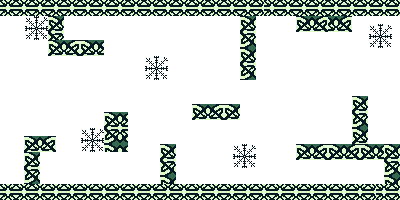

Tiled map render using the project's own tile images. Description and the whole map definition, tile-layer contents included, below:
An orthogonal 50x25 tile map with 8x8 px tiles, 1 tile layer (Tile Layer 1).

<map version="1.9" tiledversion="1.9.1" orientation="orthogonal" renderorder="right-down" width="50" height="25" tilewidth="8" tileheight="8" infinite="0" nextlayerid="2" nextobjectid="1">
 <tileset firstgid="1" source="Sunna Tileset.tsx" />
 <layer id="1" name="Tile Layer 1" width="50" height="25">
  <data encoding="csv">
560,561,560,561,560,561,560,561,560,561,560,561,560,561,560,561,560,561,560,561,560,561,560,561,560,561,560,561,560,561,560,561,560,560,561,560,561,560,561,560,561,560,561,560,561,560,561,560,561,560,
592,593,592,593,592,593,592,593,592,593,592,593,592,593,592,593,592,593,592,593,592,593,592,593,592,593,592,593,592,593,592,593,592,592,593,592,593,592,593,592,593,592,593,592,593,592,593,592,593,592,
652,653,652,537,538,539,527,528,652,653,652,653,652,652,653,652,653,652,652,653,652,653,652,653,652,653,652,653,652,653,527,528,652,653,652,653,652,527,528,529,530,528,529,530,652,652,653,652,653,652,
684,685,684,569,570,571,559,560,684,685,684,685,684,684,685,684,685,684,684,685,684,685,684,685,684,685,684,685,684,685,559,560,684,685,684,685,684,559,560,561,562,560,561,562,684,685,537,538,539,684,
652,653,652,601,602,603,591,592,652,653,652,653,652,652,653,652,653,652,652,653,652,653,652,653,652,653,652,653,652,653,591,592,652,653,652,653,652,652,653,652,653,652,653,652,652,653,569,570,571,652,
684,685,684,652,653,652,527,528,529,530,527,528,529,684,685,684,685,684,684,685,684,685,684,685,684,685,684,685,684,685,623,624,684,685,684,685,684,684,685,684,685,684,685,684,684,685,601,602,603,684,
652,653,652,684,685,684,559,560,561,562,559,560,561,652,653,652,653,652,652,653,652,653,652,653,652,653,652,653,652,653,527,528,652,653,652,653,652,652,653,652,653,652,653,652,652,653,652,653,652,653,
652,653,652,652,653,652,653,652,653,652,653,652,653,684,685,684,685,684,537,538,539,652,653,652,653,652,653,652,653,652,559,560,684,685,684,685,684,684,685,684,685,684,685,684,684,685,684,685,684,685,
684,685,684,684,685,684,685,684,685,684,685,684,685,652,653,652,653,652,569,570,571,684,685,684,685,684,685,684,685,684,591,592,652,653,652,653,652,652,653,652,653,652,653,652,652,653,652,653,652,653,
652,653,652,652,653,652,653,652,653,652,652,653,652,653,652,653,652,684,601,602,603,652,653,652,653,652,653,652,653,652,623,624,684,685,684,685,684,684,685,684,685,684,685,684,684,685,684,685,684,685,
684,685,684,684,685,684,685,684,685,684,684,685,684,685,684,685,684,653,652,653,652,653,685,684,685,684,685,684,685,684,652,652,652,653,652,653,652,652,653,652,653,652,653,652,652,653,652,653,652,653,
652,653,652,652,653,652,653,652,653,652,652,653,652,653,652,653,652,685,684,685,684,685,653,652,653,652,653,652,653,652,684,684,684,685,684,685,684,684,685,684,685,684,685,684,684,685,684,685,684,685,
684,685,684,684,685,684,685,684,685,684,684,685,684,685,684,685,684,653,652,653,652,653,685,684,685,684,685,684,685,684,652,652,652,653,652,653,652,652,653,652,653,652,653,652,527,528,652,653,652,653,
652,653,652,652,653,652,653,652,653,652,652,653,652,653,652,653,652,685,684,685,684,685,652,653,527,528,529,530,527,528,684,684,684,685,684,685,684,684,685,684,685,684,685,684,559,560,684,685,684,685,
684,685,684,684,685,684,685,684,685,684,685,684,685,527,528,529,652,653,652,653,652,653,684,685,559,560,561,562,559,560,652,652,652,653,652,653,652,652,653,652,653,652,653,652,591,592,652,653,652,653,
652,653,652,652,653,652,653,652,653,652,653,652,653,559,560,561,684,685,684,685,684,685,652,653,652,653,652,653,652,652,684,684,684,685,684,685,684,684,685,684,685,684,685,684,623,624,684,685,684,685,
684,685,684,684,685,684,652,684,685,684,537,538,539,591,592,593,652,653,652,653,652,653,684,685,684,685,684,685,684,652,652,652,652,653,652,653,652,652,653,652,653,652,653,652,527,528,652,653,652,653,
652,653,652,527,528,529,530,652,653,652,569,570,571,623,624,625,684,685,684,685,684,685,652,653,652,653,652,653,652,652,684,684,684,685,684,685,684,684,685,684,685,684,685,684,559,560,684,685,684,685,
684,685,684,559,560,561,562,684,685,684,601,602,603,527,528,529,652,653,652,653,527,528,684,685,684,685,684,685,684,537,538,539,652,653,652,653,652,527,528,529,530,527,528,529,530,527,528,529,527,528,
652,653,652,527,528,652,653,652,653,652,653,652,653,652,653,652,653,652,653,652,559,560,652,653,652,653,652,653,652,569,570,571,684,685,684,685,684,559,560,561,562,559,560,561,562,559,560,561,559,560,
684,685,684,559,560,684,685,684,685,684,685,684,685,684,685,684,685,684,685,684,591,592,684,685,684,685,684,685,684,601,602,603,652,653,652,653,652,653,652,653,652,653,652,653,652,653,652,653,591,592,
652,653,652,591,592,652,653,652,653,652,653,652,653,652,653,652,653,652,653,652,623,624,652,653,652,653,652,653,652,652,653,652,653,652,653,652,653,652,653,652,653,652,653,652,684,685,684,685,623,624,
684,685,684,623,624,684,685,684,685,684,685,684,685,684,685,684,685,684,685,684,527,528,684,685,684,685,684,685,684,684,685,684,685,684,685,684,685,684,685,684,685,684,685,684,652,653,652,653,527,528,
560,561,560,561,560,561,560,561,560,561,560,561,560,561,560,561,560,561,560,561,560,561,560,561,560,561,560,561,560,561,560,561,560,561,560,561,560,561,560,561,560,561,560,561,560,561,560,560,561,560,
592,593,592,593,592,593,592,593,592,593,592,593,592,593,592,593,592,593,592,593,592,593,592,593,592,593,592,593,592,593,592,593,592,593,592,593,592,593,592,593,592,593,592,593,592,593,592,592,593,592
</data>
 </layer>
</map>